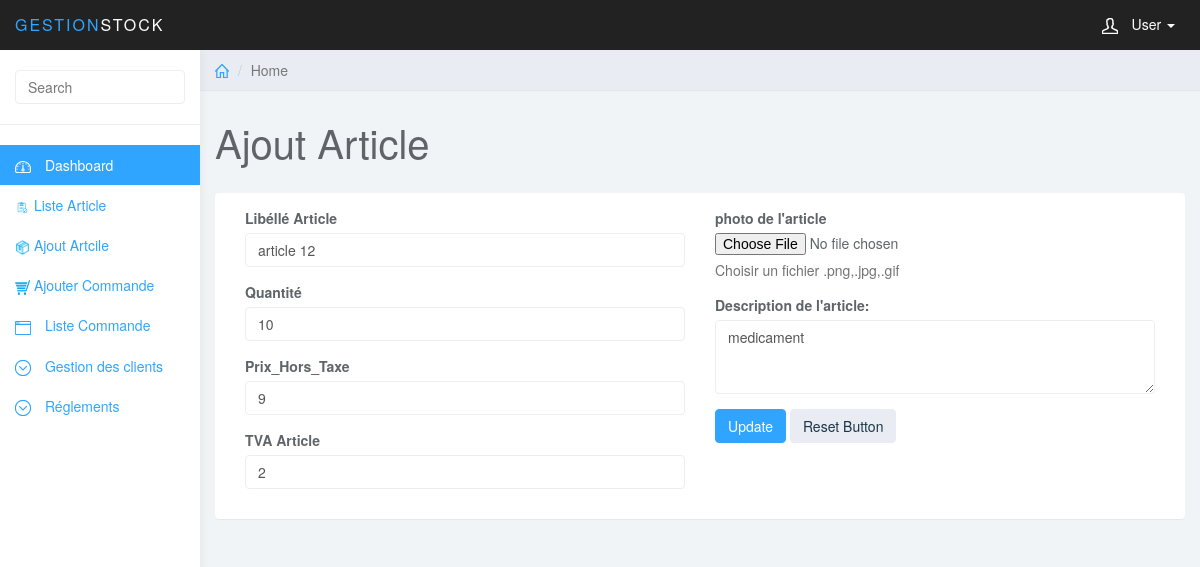
Screenshot of /index.controller.php?controller=article&action=showEdit&id=129 (signed in) with the database file from the repository.
### tables this page shows
CREATE TABLE `article` (
  `id` int(11) NOT NULL,
  `lib_article` text NOT NULL,
  `prix_HT` float NOT NULL,
  `TVA` float NOT NULL,
  `qte_article` int(11) NOT NULL,
  `photo_article` varchar(50) NOT NULL,
  `description_article` varchar(300) NOT NULL,
  `num_artcile` varchar(10) NOT NULL,
  `id_remise` int(10) NOT NULL,
  `id_cat` int(10) NOT NULL
);

### models/article.class.php (called while the page is built, shortened)
<?php
class Article
{
	public function findOne($id,$cnx)
	{
		$query = 'SELECT * FROM article where id='.$id ;
		$tab=$cnx->query($query)->fetch(PDO::FETCH_OBJ);
		return $tab;
	}
}
?>

### views/article/article_edit.php (the view, shortened to what this page needs)
<?php include('include/header.php') ?>
	<div class="col-sm-9 col-sm-offset-3 col-lg-10 col-lg-offset-2 main">
		<div class="row">
			<ol class="breadcrumb">
				<li><a href="index.controller.php?action=dashboard&controller=admin"><svg class="glyph stroked home"><use xlink:href="#stroked-home"></use></svg></a></li>
				<li class="active">Home</li>
			</ol>
		</div>
		<div class="row">
			<div class="col-lg-12">
				<h1 class="page-header">Ajout Article</h1>
			</div>
		</div>
		<div class="row">
			<div class="col-lg-12">
				<div class="panel panel-default">
					<div class="panel-body">
						<div class="col-md-6">
<form role="form" action="index.controller.php?action=edit&controller=article&id=<?php echo $res->id; ?>" method="post"  controller="article" enctype="multipart/form-data">
								<div class="form-group">
									<label>Libéllé Article</label>
									<input value="<?php echo $res->lib_article; ?>" name="lib_article" class="form-control" placeholder="Placeholder">
								</div>
								<div class="form-group">
									<label>Quantité</label>
									<input value="<?php echo $res->qte_article; ?>" name="qte_article" class="form-control"  type="number" placeholder="Placeholder">
								</div>
								<div class="form-group">
									<label>Prix_Hors_Taxe</label>
									<input value="<?php echo $res->prix_HT; ?>" name="prix_HT" class="form-control"  type="number" placeholder="Placeholder">
								</div>
								<div class="form-group">
									<label>TVA Article</label>
									<input value="<?php echo $res->TVA; ?>" name="TVA" class="form-control"  type="number"placeholder="Placeholder">
								</div>
							</div>
							<div class="col-md-6">
								<div class="form-group">
									<label>photo de l'article</label>
									<input value="<?php echo $res->photo_article;?>" name="photo_article" type="file" value="C:\xampp\htdocs\gestionStock_Php\photos\Articles.<?php echo $res->photo_article; ?>">
									 <p class="help-block">Choisir un fichier .png,.jpg,.gif</p>
								</div>
							<div class="form-group">
									<label>Description de l'article: </label>
									<textarea value="" name="description_article" class="form-control" rows="3"><?php echo $res->description_article; ?></textarea>
								</div>
								<input  type="submit" class="btn btn-primary" value="Update"/>
								<button  type="reset" class="btn btn-default">Reset Button</button>
							</div>
					</div>
				</div>
			</div>
		</div>
	</div>

### css/styles.css (style rules this page uses)
body { background: #f1f4f7; padding-top: 50px; color: #5f6468; }
p { color: #777; }
a, a:hover, a:focus { color: #30a5ff; }
h1, h2, h3, h4, h5, h6 { color: #5f6468; }
h1 { font-weight: 300; font-size: 40px; }
.form-control { border: 1px solid #eee; box-shadow: none; }
.btn-default, .btn-default:hover, .btn-default:focus, .btn-default:active, .btn-default.active, .open > .dropdown-toggle.btn-default, .btn-default.disabled, .btn-default[disabled], fieldset[disabled] .btn-default, .btn-default.disabled:hover, .btn-default[disabled]:hover, fieldset[disabled] .btn-default:hover, .btn-default.disabled:focus, .btn-default[disabled]:focus, fieldset[disabled] .btn-default:focus, .btn-default.disabled:active, .btn-default[disabled]:active, fieldset[disabled] .btn-default:active, .btn-default.disabled.active, .btn-default[disabled].active, fieldset[disabled] .btn-default.active { background-color: #e9ecf2; border-color: #e9ecf2; color: #1b3548; }
.btn-primary, .btn-primary:hover, .btn-primary:focus, .btn-primary:active, .btn-primary.active, .open > .dropdown-toggle.btn-primary, .btn-primary.disabled, .btn-primary[disabled], fieldset[disabled] .btn-primary, .btn-primary.disabled:hover, .btn-primary[disabled]:hover, fieldset[disabled] .btn-primary:hover, .btn-primary.disabled:focus, .btn-primary[disabled]:focus, fieldset[disabled] .btn-primary:focus, .btn-primary.disabled:active, .btn-primary[disabled]:active, fieldset[disabled] .btn-primary:active, .btn-primary.disabled.active, .btn-primary[disabled].active, fieldset[disabled] .btn-primary.active { background-color: #30a5ff; border-color: #30a5ff; }
.panel { border: 0; }
.breadcrumb { border-radius: 0; padding: 10px 15px; background: #e9ecf2; box-shadow: 0 1px 1px rgba(0, 0, 0, .05); margin: 0 ; }
h1.page-header { margin-top: 30px; border-bottom: 0; }
.breadcrumb .glyph { height: 14px; width: 14px; margin: -2px 0 0 0; stroke-width: 4px; }

### rows the page displays
article: lib_article "article 12", qte_article "10", prix_HT "9", TVA "2", description_article "medicament"
